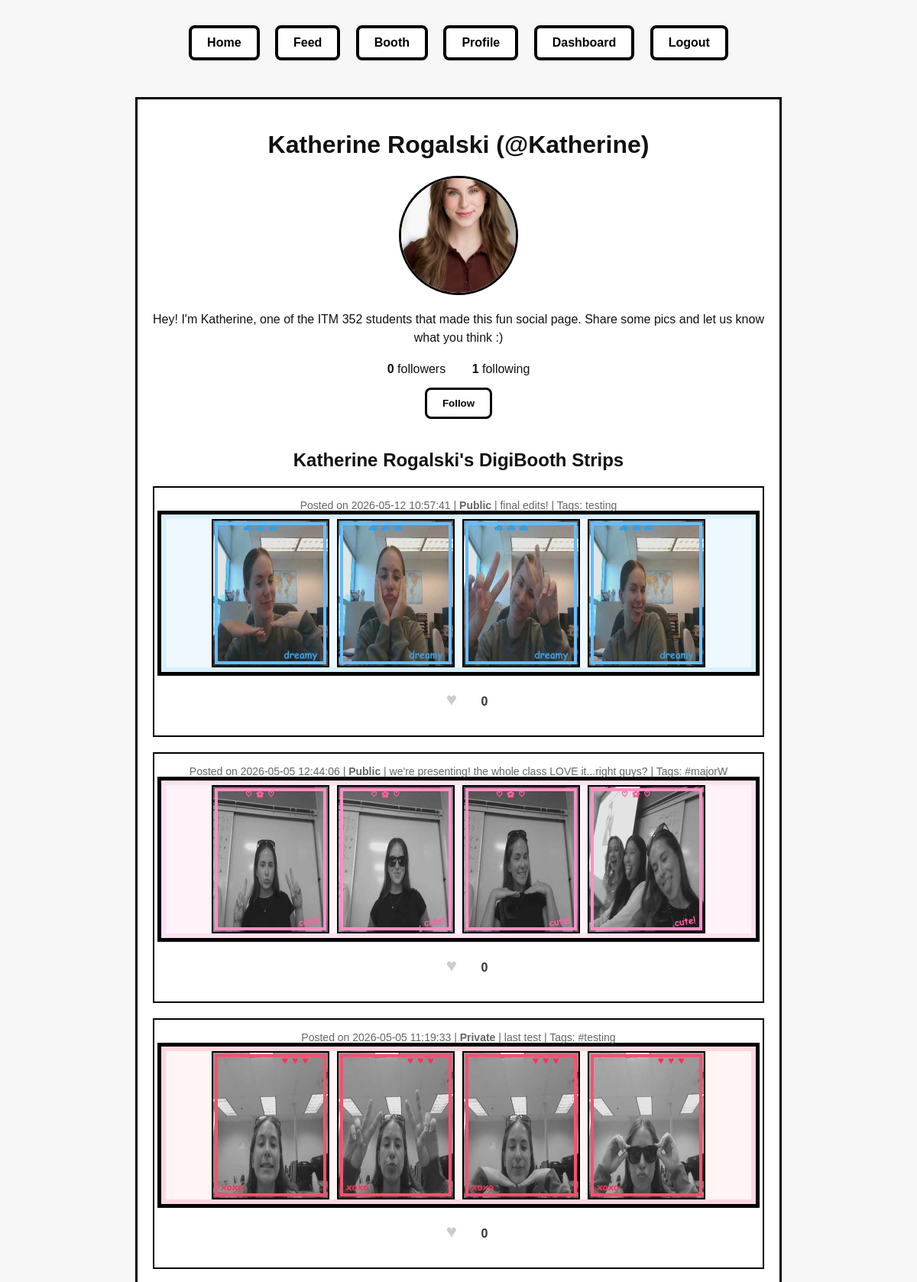
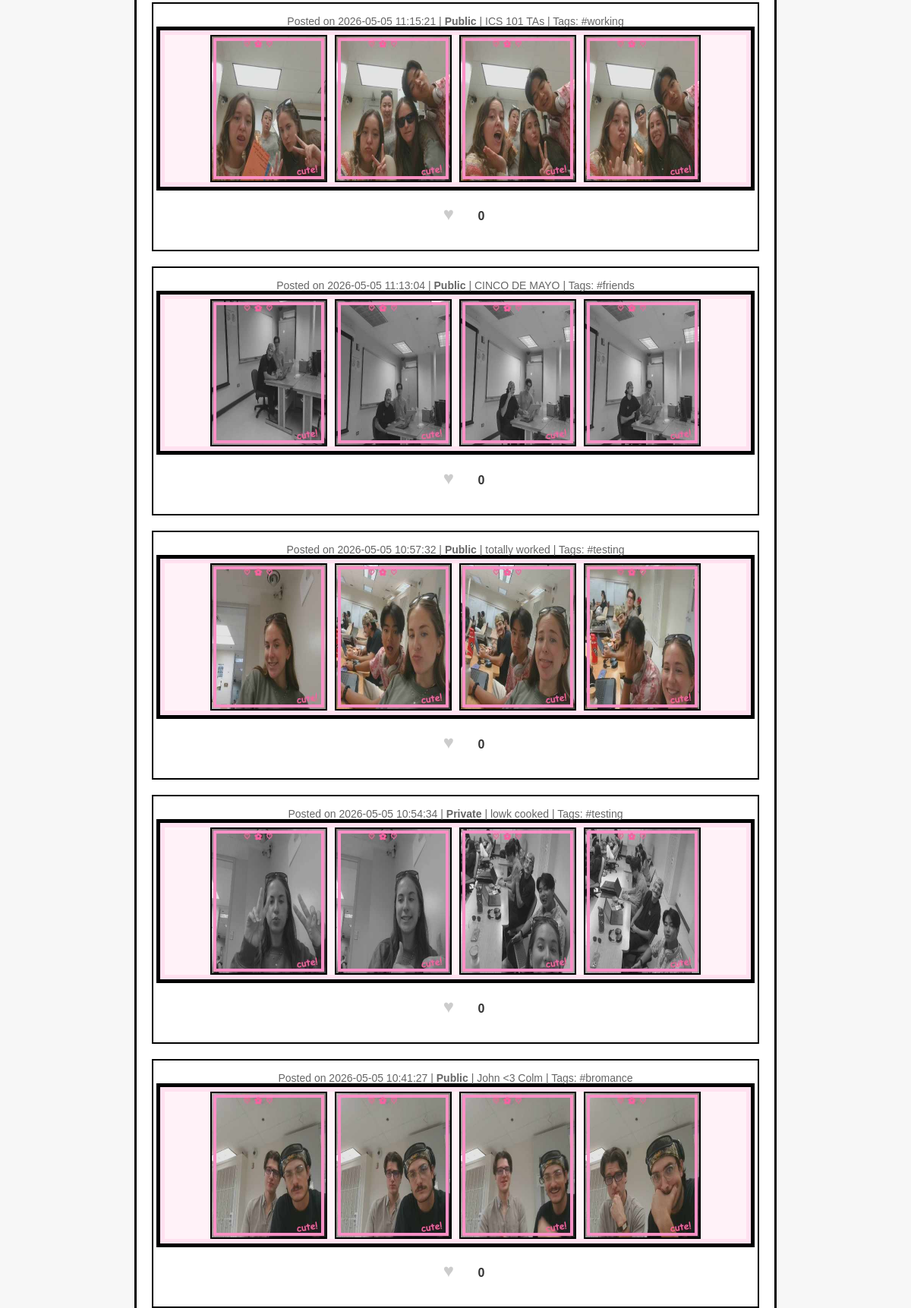
The page /profile/Katherine (signed in, upper part) on the database its author committed (2 pictures, top to bottom).
### tables this page shows
CREATE TABLE users (
            id INTEGER PRIMARY KEY AUTOINCREMENT,
            name TEXT NOT NULL,
            username TEXT NOT NULL UNIQUE,
            email TEXT NOT NULL UNIQUE,
            confirmed INTEGER DEFAULT 0,
            confirmation_code TEXT NOT NULL,
            created_at TEXT NOT NULL
        , profile_image TEXT, bio TEXT);

CREATE TABLE posts (
           id INTEGER PRIMARY KEY AUTOINCREMENT,
           username TEXT NOT NULL,
           image_filenames TEXT NOT NULL,  -- JSON string
           filter_choice TEXT,
           frame_choice TEXT,
           layout_choice TEXT,
           caption TEXT,
           tags TEXT,
           timestamp TEXT NOT NULL
       , privacy TEXT DEFAULT 'public');

### app.py (the view)
@app.route("/profile")
@app.route("/profile/<username>")
def profile(username=None):
   if "username" not in session:
       return redirect("/signin")
   current_user = session["username"]
   if username is None:
       username = current_user
   conn = get_db_connection()
   user = conn.execute("SELECT * FROM users WHERE username = ?", (username,)).fetchone()
   if user is None:
       conn.close()
       return "User not found", 404
   user_posts = conn.execute("SELECT * FROM posts WHERE username = ? ORDER BY timestamp DESC", (username,)).fetchall()
   follower_count = conn.execute(
       "SELECT COUNT(*) as count FROM follows WHERE followed_username = ?",
       (username,)
   ).fetchone()["count"]
   following_count = conn.execute(
       "SELECT COUNT(*) as count FROM follows WHERE follower_username = ?",
       (username,)
   ).fetchone()["count"]
   is_following = False
   if current_user != username:
       is_following = conn.execute(
           "SELECT 1 FROM follows WHERE follower_username = ? AND followed_username = ?",
           (current_user, username)
       ).fetchone() is not None
   posts = []
   for row in user_posts:
       post = dict(row)
       post["image_filenames"] = json.loads(post["image_filenames"])
       like_count = conn.execute(
           "SELECT COUNT(*) as count FROM likes WHERE post_id = ?",
           (post["id"],)
       ).fetchone()["count"]
       post["like_count"] = like_count
       user_liked = conn.execute(
           "SELECT 1 FROM likes WHERE post_id = ? AND username = ?",
           (post["id"], current_user)
       ).fetchone() is not None
       post["user_liked"] = user_liked
       posts.append(post)
   conn.close()
   return render_template("profile.html",
                         user=user,
                         posts=posts,
                         follower_count=follower_count,
                         following_count=following_count,
                         is_following=is_following,
                         is_own_profile=(current_user == username))

### app.py (called while the page is built)
def get_db_connection():
   conn = sqlite3.connect(DATABASE)
   conn.row_factory = sqlite3.Row
   return conn

### templates/profile.html (shortened to what this page needs)
<!DOCTYPE html>
<html>
<head>
   <link rel="stylesheet" href="{{ url_for('static', filename='style.css') }}">
</head>
<body>
{% include "_navbar.html" %}
<div class="profile-container">
   <div class="profile-header">
       <h1>{{ user['name'] }} (@{{ user['username'] }})</h1>
       {% if user['profile_image'] %}
           <img src="{{ url_for('static', filename='uploads/' + user['profile_image']) }}" alt="Profile Image" class="profile-image">
       {% else %}
           <div class="profile-image placeholder">{{ user['name'][0].upper() }}</div>
       {% endif %}
       {% if user['bio'] %}
           <p class="bio">{{ user['bio'] }}</p>
       {% else %}
           <p class="bio">No bio yet.</p>
       {% endif %}
       <div class="follow-stats">
           <span class="stat"><strong>{{ follower_count }}</strong> followers</span>
           <span class="stat"><strong>{{ following_count }}</strong> following</span>
       </div>
       {% if not is_own_profile %}
           <button class="follow-button {% if is_following %}following{% endif %}"
                   data-username="{{ user['username'] }}"
                   onclick="toggleFollow('{{ user['username'] }}')">
               {% if is_following %}Unfollow{% else %}Follow{% endif %}
           </button>
       {% endif %}
   </div>
   <div class="posts-section">
       <h2>
           {% if is_own_profile %}
               Your DigiBooth Strips
           {% else %}
               {{ user['name'] }}'s DigiBooth Strips
           {% endif %}
       </h2>
       {% if posts %}
           {% for post in posts %}
               <div class="post">
                   <div class="post-meta">
                       Posted on {{ post['timestamp'] }}
                       {% if post['privacy'] == 'private' %}
                           | <strong>Private</strong>
                       {% else %}
                           | <strong>Public</strong>
                       {% endif %}
                       {% if post['caption'] %} | {{ post['caption'] }}{% endif %}
                       {% if post['tags'] %} | Tags: {{ post['tags'] }}{% endif %}
                   </div>
                   <div class="post-images frame-{{ post['frame_choice'] }}">
                       {% for filename in post['image_filenames'] %}
                           <img src="{{ url_for('static', filename='uploads/' + filename) }}" alt="Photo">
                       {% endfor %}
                   </div>
                   <div class="like-section">
                       <button class="like-button {% if post.user_liked %}liked{% endif %}"
                               data-post-id="{{ post.id }}"
                               onclick="toggleLike({{ post.id }})">
                           ♥
                       </button>
                       <span class="like-count">{{ post.like_count }}</span>
                   </div>
               </div>
           {% endfor %}
       {% else %}
           <p>You haven't created any photostrips yet. <a href="/booth">Create your first one!</a></p>
       {% endif %}
   </div>
</div>
</body>
</html>

### static/style.css (style rules this page uses)
body { margin: 0; font-family: "Comic Sans MS", "Trebuchet MS", Arial, sans-serif; background: #f7f7f7; color: #111; text-align: center; }
button { margin: 8px; padding: 10px 14px; border: 3px solid black; background: white; color: black; font-weight: bold; cursor: pointer; }
.frame-pink { border-color: #ff8fc7; background: #fff2f8; box-shadow: 0 0 0 6px #ffe1f0, 0 0 0 11px black; }
.frame-hearts { border-color: #ff4f6d; background: #fff5f5; box-shadow: 0 0 0 6px #ffd6df, 0 0 0 11px black; }
.frame-clouds { border-color: #68bdfc; background: #eef8ff; box-shadow: 0 0 0 6px #d8f0ff, 0 0 0 11px black; }

### templates/profile.html (style rules this page uses)
.profile-container { max-width: 800px; margin: 40px auto; padding: 20px; background: white; border: 3px solid black; }
.profile-header { text-align: center; margin-bottom: 30px; }
.profile-image { width: 150px; height: 150px; border-radius: 50%; border: 3px solid black; object-fit: cover; margin: 0 auto 20px; display: block; }
.bio { margin: 20px 0; font-size: 16px; line-height: 1.5; }
.follow-stats { margin: 15px 0; text-align: center; }
.stat { margin: 0 15px; font-size: 16px; }
.follow-button { display: block; margin: 15px auto; padding: 10px 20px; border: 3px solid black; background: white; color: black; font-weight: bold; cursor: pointer; border-radius: 8px; }
.posts-section { margin-top: 40px; }
.post { border: 2px solid black; margin: 20px 0; padding: 15px; background: white; }
.post-images { display: flex; gap: 10px; margin-bottom: 10px; justify-content: center; }
.post img { max-width: 150px; max-height: 200px; object-fit: cover; border: 2px solid black; }
.post-meta { font-size: 14px; color: #666; margin-bottom: 10px; }
.like-section { text-align: center; margin-top: 10px; }
.like-button { background: none; border: none; font-size: 24px; cursor: pointer; color: #ccc; transition: color 0.2s; }
.like-count { margin-left: 5px; font-size: 16px; font-weight: bold; color: #333; }

### rows shown on the page
users: name "Katherine Rogalski", username "Katherine", profile_image (picture), bio "Hey! I'm Katherine, one of the ITM 352 students that made this fun social page. Share some pics and let us know what you think :)"
posts: timestamp "2026-05-12 10:57:41", privacy "Public", caption "final edits!", tags "testing", like_count "0"
posts: timestamp "2026-05-05 12:44:06", privacy "Public", caption "we're presenting! the whole class LOVE it...right guys?", tags "#majorW", like_count "0"
posts: timestamp "2026-05-05 11:19:33", privacy "Private", caption "last test", tags "#testing", like_count "0"
posts: timestamp "2026-05-05 11:15:21", privacy "Public", caption "ICS 101 TAs", tags "#working", like_count "0"
posts: timestamp "2026-05-05 11:13:04", privacy "Public", caption "CINCO DE MAYO", tags "#friends", like_count "0"
posts: timestamp "2026-05-05 10:57:32", privacy "Public", caption "totally worked", tags "#testing", like_count "0"
posts: timestamp "2026-05-05 10:54:34", privacy "Private", caption "lowk cooked", tags "#testing", like_count "0"
posts: timestamp "2026-05-05 10:41:27", privacy "Public", caption "John <3 Colm", tags "#bromance", like_count "0"

### other values the page prints
{{ follower_count }} "0"
{{ following_count }} "1"
